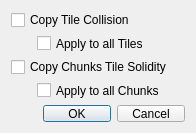
<?xml version="1.0" encoding="UTF-8"?>
<ui version="4.0">
 <class>CopyPlane</class>
 <widget class="QDialog" name="CopyPlane">
  <property name="geometry">
   <rect>
    <x>0</x>
    <y>0</y>
    <width>196</width>
    <height>133</height>
   </rect>
  </property>
  <property name="sizePolicy">
   <sizepolicy hsizetype="Minimum" vsizetype="Minimum">
    <horstretch>0</horstretch>
    <verstretch>0</verstretch>
   </sizepolicy>
  </property>
  <property name="minimumSize">
   <size>
    <width>196</width>
    <height>96</height>
   </size>
  </property>
  <property name="windowTitle">
   <string>Dialog</string>
  </property>
  <layout class="QGridLayout" name="gridLayout">
   <item row="1" column="0">
    <spacer name="horizontalSpacer_2">
     <property name="orientation">
      <enum>Qt::Horizontal</enum>
     </property>
     <property name="sizeHint" stdset="0">
      <size>
       <width>40</width>
       <height>20</height>
      </size>
     </property>
    </spacer>
   </item>
   <item row="4" column="2">
    <widget class="QDialogButtonBox" name="confirmButton">
     <property name="orientation">
      <enum>Qt::Horizontal</enum>
     </property>
     <property name="standardButtons">
      <set>QDialogButtonBox::Cancel|QDialogButtonBox::Ok</set>
     </property>
    </widget>
   </item>
   <item row="2" column="0" colspan="3">
    <widget class="QCheckBox" name="copyChunkPlane">
     <property name="text">
      <string>Copy Chunks Tile Solidity</string>
     </property>
    </widget>
   </item>
   <item row="3" column="0">
    <spacer name="horizontalSpacer">
     <property name="orientation">
      <enum>Qt::Horizontal</enum>
     </property>
     <property name="sizeType">
      <enum>QSizePolicy::Fixed</enum>
     </property>
     <property name="sizeHint" stdset="0">
      <size>
       <width>20</width>
       <height>20</height>
      </size>
     </property>
    </spacer>
   </item>
   <item row="0" column="0" colspan="3">
    <widget class="QCheckBox" name="copyTileCol">
     <property name="text">
      <string>Copy Tile Collision</string>
     </property>
    </widget>
   </item>
   <item row="3" column="1" colspan="2">
    <widget class="QCheckBox" name="allChkCheck">
     <property name="text">
      <string>Apply to all Chunks</string>
     </property>
    </widget>
   </item>
   <item row="1" column="1" colspan="2">
    <widget class="QCheckBox" name="allTileCheck">
     <property name="text">
      <string>Apply to all Tiles</string>
     </property>
    </widget>
   </item>
  </layout>
 </widget>
 <resources/>
 <connections>
  <connection>
   <sender>confirmButton</sender>
   <signal>accepted()</signal>
   <receiver>CopyPlane</receiver>
   <slot>accept()</slot>
   <hints>
    <hint type="sourcelabel">
     <x>248</x>
     <y>254</y>
    </hint>
    <hint type="destinationlabel">
     <x>157</x>
     <y>274</y>
    </hint>
   </hints>
  </connection>
  <connection>
   <sender>confirmButton</sender>
   <signal>rejected()</signal>
   <receiver>CopyPlane</receiver>
   <slot>reject()</slot>
   <hints>
    <hint type="sourcelabel">
     <x>316</x>
     <y>260</y>
    </hint>
    <hint type="destinationlabel">
     <x>286</x>
     <y>274</y>
    </hint>
   </hints>
  </connection>
 </connections>
</ui>
